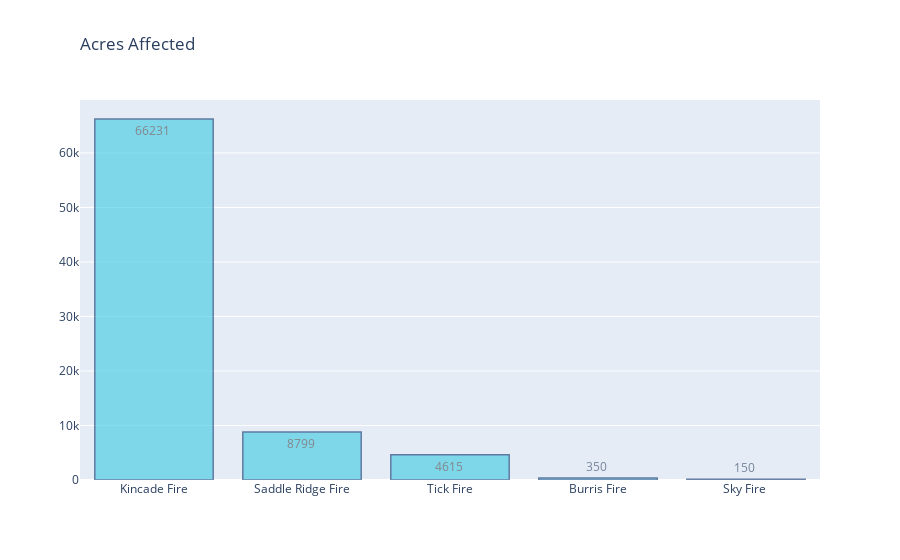

The code cell stored with this chart in its notebook:
### Code cell
fig2 = go.Figure(data=go.Bar(x=df['name'][:5], y=df['acres'][:5],
                            text=y2,
    textposition = 'auto',
    marker=dict(
        color='rgb(58,200,225)',
        line=dict(
            color='rgb(8,48,107)',
            width=1.5),
         ),
    opacity=0.6))

fig2.update_layout(
    title=go.layout.Title(
        text="Acres Affected",
        xref="paper",
        x=0
    ))

fig2.show()

### Figure 1 — Plotly figure (JSON) as saved in the notebook; plotly's stock layout.template omitted (floating-point values rounded to 4 significant figures)
{"data": [{"marker": {"color": "rgb(58,200,225)", "line": {"color": "rgb(8,48,107)", "width": 1.5}}, "opacity": 0.6, "text": ["66231 ", "8799 ", "4615 ", "350 ", "150 "], "textposition": "auto", "type": "bar", "x": ["Kincade Fire", "Saddle Ridge Fire", "Tick Fire", "Burris Fire", "Sky Fire "], "y": ["66231 ", "8799 ", "4615 ", "350 ", "150 "]}], "layout": {"title": {"text": "Acres Affected", "x": 0, "xref": "paper"}}}
